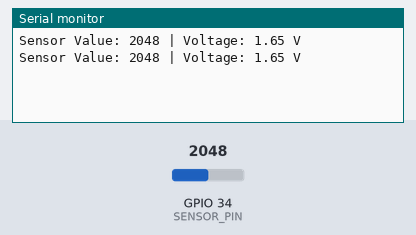
Bench run of a sketch on a simulated ESP32. On the bench: the last lines printed to the serial monitor. Inputs (shaded band) come from the test bench; at power-on: GPIO 34 (SENSOR_PIN) = 2048.

Above: at 2.8 s.
2.9 s: GPIO 34 (SENSOR_PIN) set to 2866
At 4.5 s:
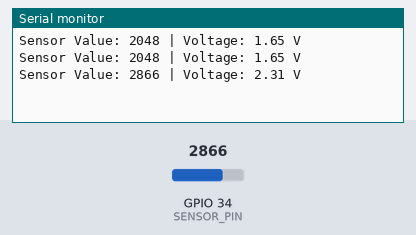
5.6 s: GPIO 34 (SENSOR_PIN) set to 3603
At 7.2 s:
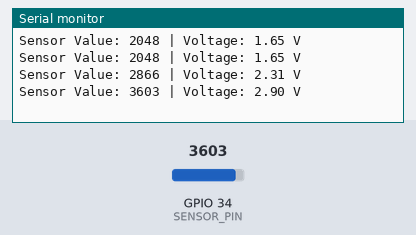
Timing chart, 0 to 8.7 s (numbered marks = the images above; inputs shaded):
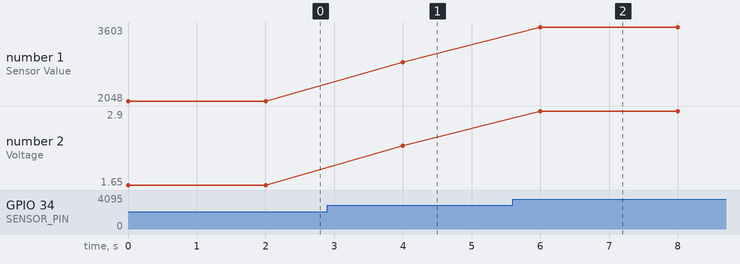

The sketch:

Sensor.ino
```cpp
// IoT Task 2 - Reading Analog Sensor (Potentiometer)

#define SENSOR_PIN 34   // Potentiometer signal connected to GPIO34

void setup() {
  Serial.begin(115200);   // Start Serial Monitor
}

void loop() {
  int sensorValue = analogRead(SENSOR_PIN);   // Read analog value (0–4095)

  // Convert to voltage (0–3.3V)
  float voltage = sensorValue * (3.3 / 4095.0);

  Serial.print("Sensor Value: ");
  Serial.print(sensorValue);
  Serial.print(" | Voltage: ");
  Serial.print(voltage);
  Serial.println(" V");

  delay(2000);   // Read every 2 seconds
}
```

Measured:
- after the input at 2.9 s, the serial monitor: prints a new line after 1.1 s (image 1)
- after the input at 5.6 s, the serial monitor: prints a new line after 0.40 s (image 2)
- plotted number 1: 2048 → 2866 after the input at 2.9 s, 2866 → 3603 after the input at 5.6 s
- plotted number 2: 1.65 → 2.31 after the input at 2.9 s, 2.31 → 2.9 after the input at 5.6 s
